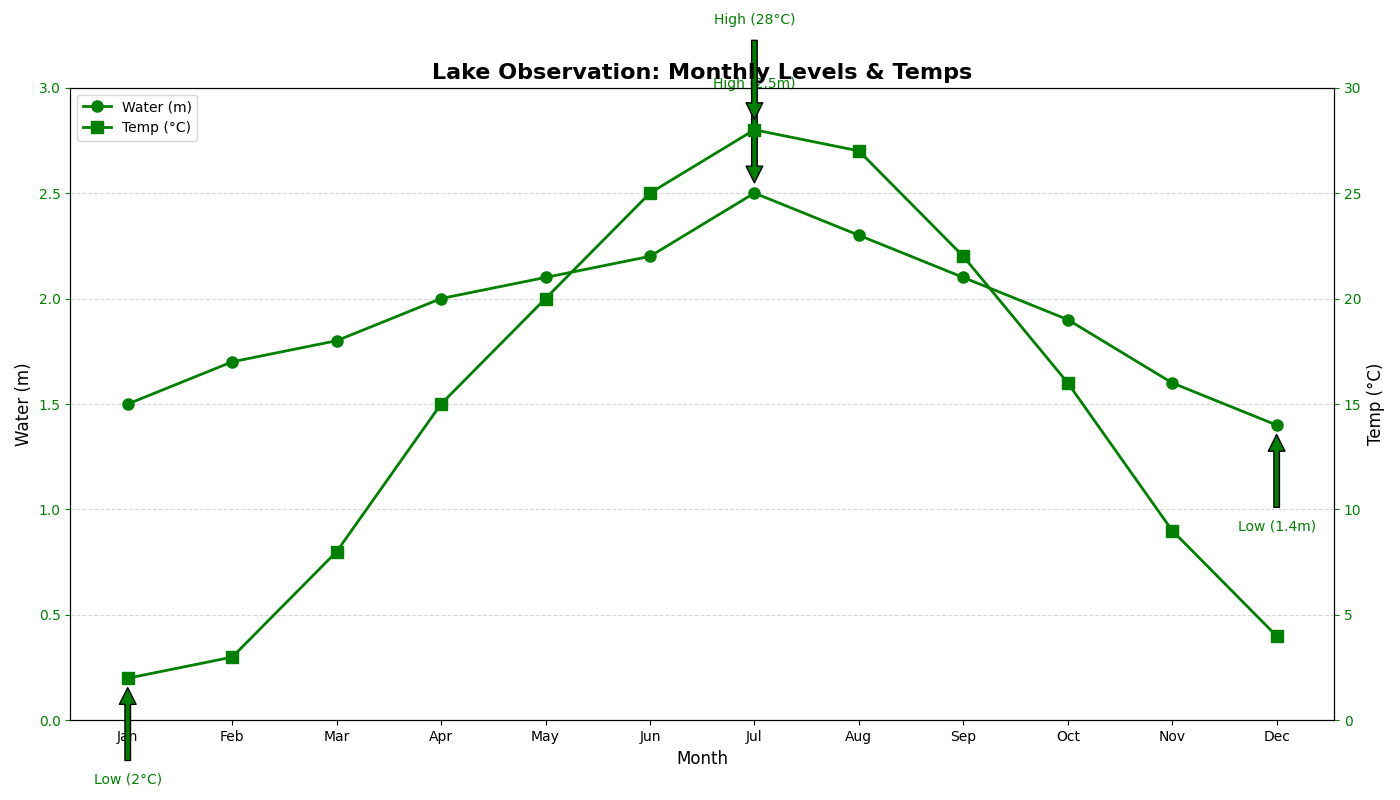

This figure's Python source:
import matplotlib.pyplot as plt
import numpy as np

months = np.array([
    'Jan', 'Feb', 'Mar', 'Apr', 'May', 'Jun', 'Jul', 
    'Aug', 'Sep', 'Oct', 'Nov', 'Dec'])

water_levels = np.array([1.5, 1.7, 1.8, 2.0, 2.1, 2.2, 2.5, 2.3, 2.1, 1.9, 1.6, 1.4])
temperatures = np.array([2, 3, 8, 15, 20, 25, 28, 27, 22, 16, 9, 4])

fig, ax1 = plt.subplots(figsize=(14, 8))

ax1.plot(months, water_levels, color='green', marker='o', linestyle='-', linewidth=2, markersize=8, label='Water (m)')
ax1.set_xlabel('Month', fontsize=12)
ax1.set_ylabel('Water (m)', fontsize=12)
ax1.tick_params(axis='y', colors='green')
ax1.set_ylim(0, 3)
ax1.grid(axis='y', linestyle='--', alpha=0.5)

ax2 = ax1.twinx()
ax2.plot(months, temperatures, color='green', marker='s', linestyle='-', linewidth=2, markersize=8, label='Temp (°C)')
ax2.set_ylabel('Temp (°C)', fontsize=12)
ax2.tick_params(axis='y', colors='green')
ax2.set_ylim(0, 30)

plt.title('Lake Observation: Monthly Levels & Temps', fontsize=16, fontweight='bold')

lines, labels = ax1.get_legend_handles_labels()
lines2, labels2 = ax2.get_legend_handles_labels()
ax1.legend(lines + lines2, labels + labels2, loc='upper left', fontsize=10)

max_level_month = months[np.argmax(water_levels)]
max_level_value = water_levels.max()
min_level_month = months[np.argmin(water_levels)]
min_level_value = water_levels.min()

max_temp_month = months[np.argmax(temperatures)]
max_temp_value = temperatures.max()
min_temp_month = months[np.argmin(temperatures)]
min_temp_value = temperatures.min()

ax1.annotate(f'High ({max_level_value}m)', xy=(max_level_month, max_level_value), xytext=(max_level_month, max_level_value+0.5),
             arrowprops=dict(facecolor='green', shrink=0.1), fontsize=10, color='green', ha='center')
ax1.annotate(f'Low ({min_level_value}m)', xy=(min_level_month, min_level_value), xytext=(min_level_month, min_level_value-0.5),
             arrowprops=dict(facecolor='green', shrink=0.1), fontsize=10, color='green', ha='center')

ax2.annotate(f'High ({max_temp_value}°C)', xy=(max_temp_month, max_temp_value), xytext=(max_temp_month, max_temp_value+5),
             arrowprops=dict(facecolor='green', shrink=0.1), fontsize=10, color='green', ha='center')
ax2.annotate(f'Low ({min_temp_value}°C)', xy=(min_temp_month, min_temp_value), xytext=(min_temp_month, min_temp_value-5),
             arrowprops=dict(facecolor='green', shrink=0.1), fontsize=10, color='green', ha='center')

plt.tight_layout()
plt.show()
